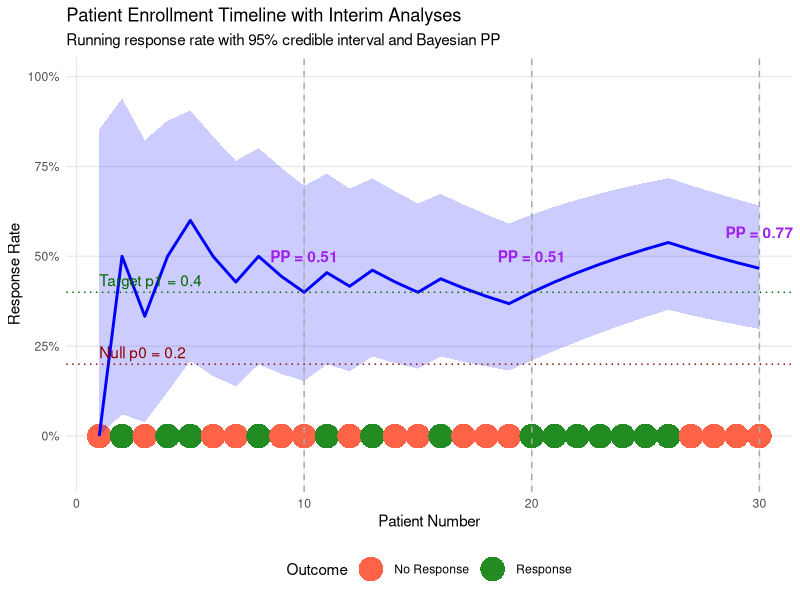

The R script that drew this image: (Note: this script raises an error after producing the figure.)
##################################
#Line representation
##################################
library(ggplot2)
library(dplyr)

# Parameters
n_max <- 30
interim_points <- c(10, 20, 30)
target_rate <- 0.4  # p1
null_rate <- 0.2    # p0

# Simulate data
set.seed(123)
responses <- rbinom(n_max, 1, 0.4)  # True response rate is 40%

# Create patient data
patient_data <- data.frame(
  patient_id = 1:n_max,
  response = responses,
  interim = ifelse(1:n_max %in% interim_points, 1, 0)
)

# Calculate running statistics
running_stats <- patient_data %>%
  mutate(
    cum_response = cumsum(response),
    response_rate = cum_response / patient_id,
    lower_ci = qbeta(0.025, cum_response + 0.5, patient_id - cum_response + 0.5),
    upper_ci = qbeta(0.975, cum_response + 0.5, patient_id - cum_response + 0.5)
  )

# Calculate dynamic posterior probabilities at interim points
pp_values <- sapply(interim_points, function(n) {
  x <- sum(responses[1:n])
  1 - pbeta(target_rate, x + 0.5, n - x + 0.5)  # P(p > target_rate | data)
})

# Create data for annotation of posterior probabilities
pp_data <- data.frame(
  x = interim_points,
  y = running_stats$response_rate[interim_points],
  pp = round(pp_values, 2)  # Rounded for display
)

# Plot
ggplot(running_stats) +
  # Patient dots
  geom_point(aes(x = patient_id, y = 0, color = factor(response)), 
             size = 8, shape = 16) +
  
  # Running response rate
  geom_line(aes(x = patient_id, y = response_rate), 
            linewidth = 1, color = "blue") +
  
  # Confidence interval ribbon
  geom_ribbon(aes(x = patient_id, ymin = lower_ci, ymax = upper_ci),
              alpha = 0.2, fill = "blue") +
  
  # Interim analysis vertical lines
  geom_vline(xintercept = interim_points, 
             linetype = "dashed", color = "darkgray") +
  
  # Posterior probability annotations
  geom_text(data = pp_data,
            aes(x = x, y = y + 0.1, label = paste("PP =", pp)),
            color = "purple", fontface = "bold") +
  
  # Target and null reference lines
  geom_hline(yintercept = target_rate, linetype = "dotted", color = "darkgreen") +
  annotate("text", x = 1, y = target_rate, label = "Target p1 = 0.4", 
           hjust = 0, vjust = -0.5, color = "darkgreen") +
  
  geom_hline(yintercept = null_rate, linetype = "dotted", color = "darkred") +
  annotate("text", x = 1, y = null_rate, label = "Null p0 = 0.2", 
           hjust = 0, vjust = -0.5, color = "darkred") +
  
  # Appearance and theming
  scale_color_manual(values = c("tomato", "forestgreen"),
                     labels = c("No Response", "Response"),
                     name = "Outcome") +
  scale_y_continuous(labels = scales::percent_format(), limits = c(-0.1, 1)) +
  labs(x = "Patient Number", 
       y = "Response Rate",
       title = "Patient Enrollment Timeline with Interim Analyses",
       subtitle = "Running response rate with 95% credible interval and Bayesian PP") +
  theme_minimal() +
  theme(panel.grid.minor = element_blank(),
        legend.position = "bottom")



#######################################
#Distribution plot
#######################################

set.seed(123)
n_max <- 30
interim_points <- c(10, 20, 30)
true_rate <- 0.4
responses <- rbinom(n_max, 1, true_rate)

# Prior parameters
a0 <- 0.5
b0 <- 0.5
p0 <- 0.2
p1 <- 0.4
theta_u <- 0.9
theta_l <- 0.1

# Cumulative responses at interim
cum_responses <- cumsum(responses)
response_obs <- cum_responses[interim_points]

# Posterior probability at each interim
pp_values <- sapply(1:length(interim_points), function(i) {
  n <- interim_points[i]
  x <- response_obs[i]
  1 - pbeta(p1, a0 + x, b0 + n - x)
})

# Determine stopping point
stop_index <- which(pp_values > theta_u | pp_values < theta_l)[1]
if (is.na(stop_index)) stop_index <- length(interim_points)
stop_n <- interim_points[stop_index]
stop_x <- response_obs[stop_index]
stop_pp <- round(pp_values[stop_index], 3)

# Create posterior distribution data
p_seq <- seq(0, 1, length.out = 500)
plot_data <- data.frame(p = p_seq)
plot_data$Prior <- dbeta(p_seq, a0, b0)

# Add posterior curves
for (i in 1:stop_index) {
  n <- interim_points[i]
  x <- response_obs[i]
  label <- paste0("Posterior (n=", n, ", x=", x, ")")
  plot_data[[label]] <- dbeta(p_seq, a0 + x, b0 + n - x)
}

# Convert to long format
plot_data_long <- plot_data %>%
  pivot_longer(cols = -p, names_to = "distribution", values_to = "density")

# Set factor levels for ordering
plot_data_long$distribution <- factor(
  plot_data_long$distribution,
  levels = c("Prior", paste0("Posterior (n=", interim_points[1:stop_index], ", x=", response_obs[1:stop_index], ")"))
)

# Posterior means for annotation
posterior_lines <- data.frame()
for (i in 1:stop_index) {
  n <- interim_points[i]
  x <- response_obs[i]
  mean_p <- (a0 + x) / (a0 + b0 + n)
  label <- paste0("n=", n)
  distribution <- paste0("Posterior (n=", n, ", x=", x, ")")
  posterior_lines <- rbind(posterior_lines, data.frame(
    p = mean_p, label = label, distribution = distribution
  ))
}

# Max density for scaling text position
max_y <- max(plot_data_long$density)
annot_label <- paste0("Stopped at n = ", stop_n, "\nPP(p > ", p1, ") = ", stop_pp)

# Plot
ggplot(plot_data_long, aes(x = p, y = density, color = distribution, linetype = distribution)) +
  geom_line(size = 1.2) +
  geom_vline(xintercept = c(p0, p1), linetype = "dashed", color = "darkgray") +
  annotate("text", x = p0, y = 0, label = paste("p0 =", p0), hjust = -0.1, vjust = -1, color = "darkred") +
  annotate("text", x = p1, y = 0, label = paste("p1 =", p1), hjust = -0.1, vjust = -1, color = "darkgreen") +
  annotate("rect", xmin = p1, xmax = 1, ymin = 0, ymax = max_y, alpha = 0.1, fill = "green") +
  
  # Add posterior mean lines and readable labels
  geom_vline(data = posterior_lines, aes(xintercept = p, color = distribution), linetype = "dotted", linewidth = 1) +
  geom_text(data = posterior_lines, aes(x = p, y = max_y * 0.85, label = label, color = distribution),
            angle = 90, vjust = -0.3, hjust = 0, size = 4, fontface = "bold") +
  
  annotate("text", x = 0.7, y = max_y * 0.95, label = annot_label, hjust = 0, color = "black", fontface = "bold") +
  
  scale_color_manual(values = c("gray60", "skyblue", "royalblue", "navy")) +
  scale_linetype_manual(values = c("dashed", "solid", "solid", "solid")) +
  labs(x = "Response Rate (p)",
       y = "Probability Density",
       title = "Posterior Distributions with Interim Analyses",
       subtitle = "Shaded = efficacy zone; Dotted lines = posterior means with labels") +
  theme_minimal() +
  theme(legend.title = element_blank(),
        legend.position = "bottom",
        plot.title = element_text(face = "bold"))